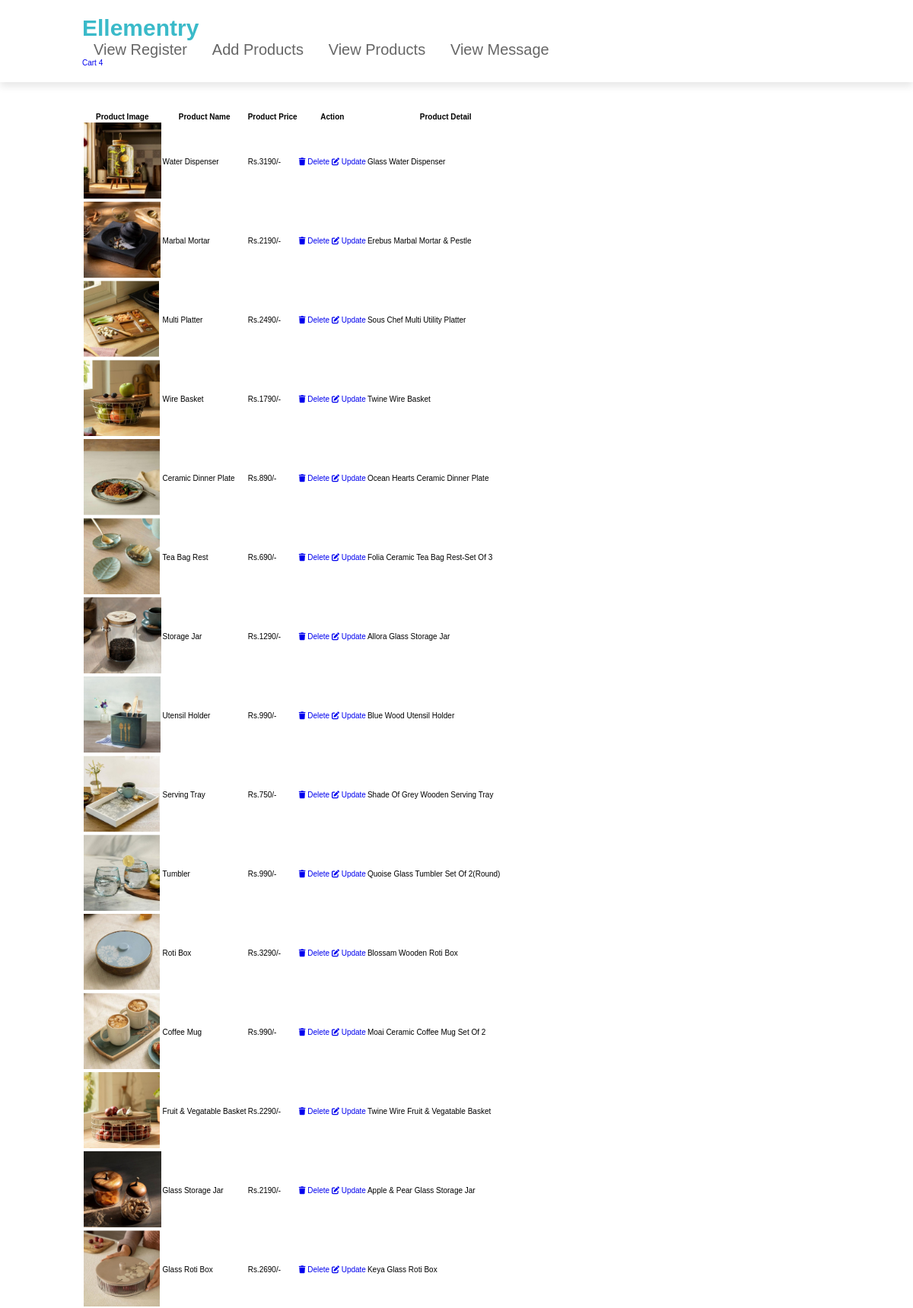
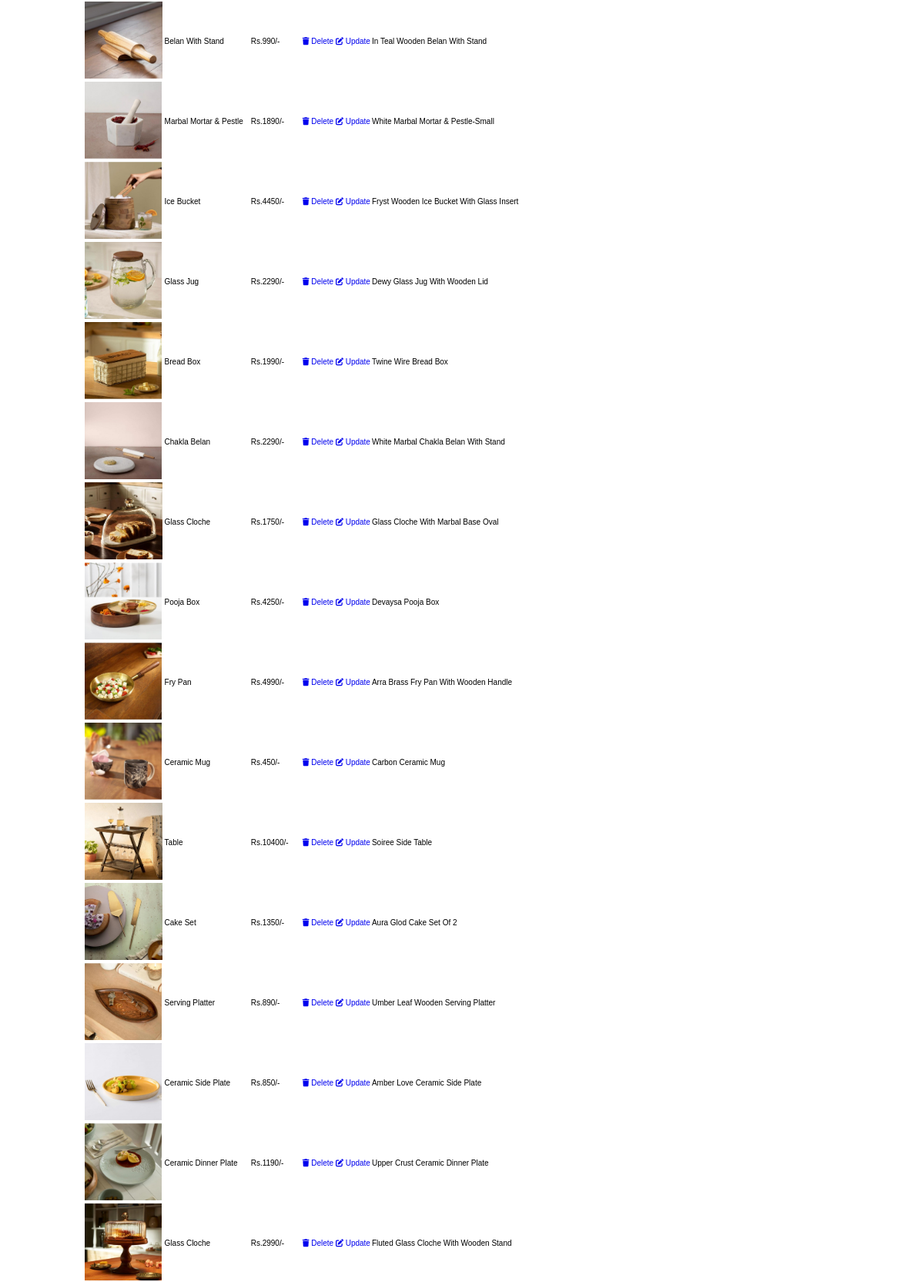
The page /shop/admin/admin.php (signed in, upper part) on the database its author committed (2 pictures, top to bottom).
### tables this page shows
CREATE TABLE `products` (
  `id` int(25) NOT NULL,
  `name` varchar(100) NOT NULL,
  `price` int(25) NOT NULL,
  `image` varchar(100) NOT NULL,
  `p_detail` varchar(100) NOT NULL,
  `p_cat` varchar(25) NOT NULL
);

### shop/admin/admin.php (the view, shortened to what this page needs)
<!DOCTYPE html>
<html lang="en">
<head>
   <link rel="stylesheet" href="https://cdnjs.cloudflare.com/ajax/libs/font-awesome/6.0.0/css/all.min.css">
   <link rel="stylesheet" href="css/style.css">
</head>
<body>
<?php include 'header.php'; ?>
<div class="container">
<section>
<form action="" method="post" class="add-product-form" enctype="multipart/form-data">
   <h3>add a new product</h3>
</form>
</section>
<section class="display-product-table">
   <table>
      <thead>
         <th>product image</th>
         <th>product name</th>
         <th>product price</th>
         <th>action</th>
		 <th>Product detail</th>
      </thead>
      <tbody>
         <?php
            $select_products = mysqli_query($conn, "SELECT * FROM `products`");
            if(mysqli_num_rows($select_products) > 0){
               while($row = mysqli_fetch_assoc($select_products)){
         ?>
         <tr>
            <td><img src="uploaded_img/<?php echo $row['image']; ?>" height="100" alt=""></td>
            <td><?php echo $row['name']; ?></td>
            <td>Rs.<?php echo $row['price']; ?>/-</td>
            <td>
               <a href="admin.php?delete=<?php echo $row['id']; ?>" class="delete-btn" onclick="return confirm('are your sure you want to delete this?');"> <i class="fas fa-trash"></i> delete </a>
               <a href="admin.php?edit=<?php echo $row['id']; ?>" class="option-btn"> <i class="fas fa-edit"></i> update </a>
			<td><?php echo $row['p_detail']; ?></td>
      </td>
         </tr>
         <?php
            };
            }else{
               echo "<div class='empty'>no product added</div>";
            };
         ?>
      </tbody>
   </table>
</section>
</div>
</body>
</html>
<?php
		include("footer.php");
?>

### shop/admin/css/style.css (style rules this page uses)
:root { --pink:#3abac9; }
* { margin:0; padding:0; box-sizing: border-box; font-family: Verdana, Geneva, Tahoma, sans-serif; outline: none; border:none; text-decoration: none; text-transform: capitalize; transition: .2s linear; }
html { font-size: 62.5%; scroll-behavior: smooth; scroll-padding-top: 6rem; overflow-x: hidden; }
section { padding:2rem 9%; }
h3 { text-align: center; font-weight: 600; margin: 10px 0; }

### rows shown on the page
products: image (picture), name "Water Dispenser", price "3190", p_detail "Glass Water Dispenser"
products: image (picture), name "Marbal Mortar", price "2190", p_detail "Erebus Marbal Mortar & Pestle"
products: image (picture), name "Multi Platter", price "2490", p_detail "Sous Chef Multi Utility Platter"
products: image (picture), name "Wire Basket", price "1790", p_detail "Twine Wire Basket"
products: image (picture), name "Ceramic Dinner Plate", price "890", p_detail "Ocean Hearts Ceramic Dinner Plate"
products: image (picture), name "Tea Bag Rest", price "690", p_detail "Folia Ceramic Tea Bag Rest-Set Of 3"
products: image (picture), name "Storage Jar", price "1290", p_detail "Allora Glass Storage Jar"
products: image (picture), name "Utensil Holder", price "990", p_detail "Blue Wood Utensil Holder"
products: image (picture), name "Serving Tray", price "750", p_detail "Shade Of Grey Wooden Serving Tray"
products: image (picture), name "Tumbler", price "990", p_detail "Quoise Glass Tumbler Set Of 2(Round)"
products: image (picture), name "Roti Box", price "3290", p_detail "Blossam Wooden Roti Box"
products: image (picture), name "Coffee Mug", price "990", p_detail "Moai Ceramic Coffee Mug Set Of 2"
products: image (picture), name "Fruit & Vegatable Basket", price "2290", p_detail "Twine Wire Fruit & Vegatable Basket"
products: image (picture), name "Glass Storage Jar", price "2190", p_detail "Apple & Pear Glass Storage Jar"
products: image (picture), name "Glass Roti Box", price "2690", p_detail "Keya Glass Roti Box"
products: image (picture), name "Belan With Stand", price "990", p_detail "In Teal Wooden Belan With Stand"
products: image (picture), name "Marbal Mortar & Pestle", price "1890", p_detail "White Marbal Mortar & Pestle-Small"
products: image (picture), name "Ice Bucket", price "4450", p_detail "Fryst Wooden Ice Bucket With Glass Insert"
products: image (picture), name "Glass Jug", price "2290", p_detail "Dewy Glass Jug With Wooden Lid"
products: image (picture), name "Bread Box", price "1990", p_detail "Twine Wire Bread Box"
products: image (picture), name "Chakla Belan", price "2290", p_detail "White Marbal Chakla Belan With Stand"
products: image (picture), name "Glass Cloche", price "1750", p_detail "Glass Cloche With Marbal Base Oval"
products: image (picture), name "Pooja Box", price "4250", p_detail "Devaysa Pooja Box"
products: image (picture), name "Fry Pan", price "4990", p_detail "Arra Brass Fry Pan With Wooden Handle"
products: image (picture), name "Ceramic Mug", price "450", p_detail "Carbon Ceramic Mug"
products: image (picture), name "Table", price "10400", p_detail "Soiree Side Table"
products: image (picture), name "Cake Set", price "1350", p_detail "Aura Glod Cake Set Of 2"
products: image (picture), name "Serving Platter", price "890", p_detail "Umber Leaf Wooden Serving Platter"
products: image (picture), name "Ceramic Side Plate", price "850", p_detail "Amber Love Ceramic Side Plate"
products: image (picture), name "Ceramic Dinner Plate", price "1190", p_detail "Upper Crust Ceramic Dinner Plate"
products: image (picture), name "Glass Cloche", price "2990", p_detail "Fluted Glass Cloche With Wooden Stand"

### other values the page prints
$row_count "4"
